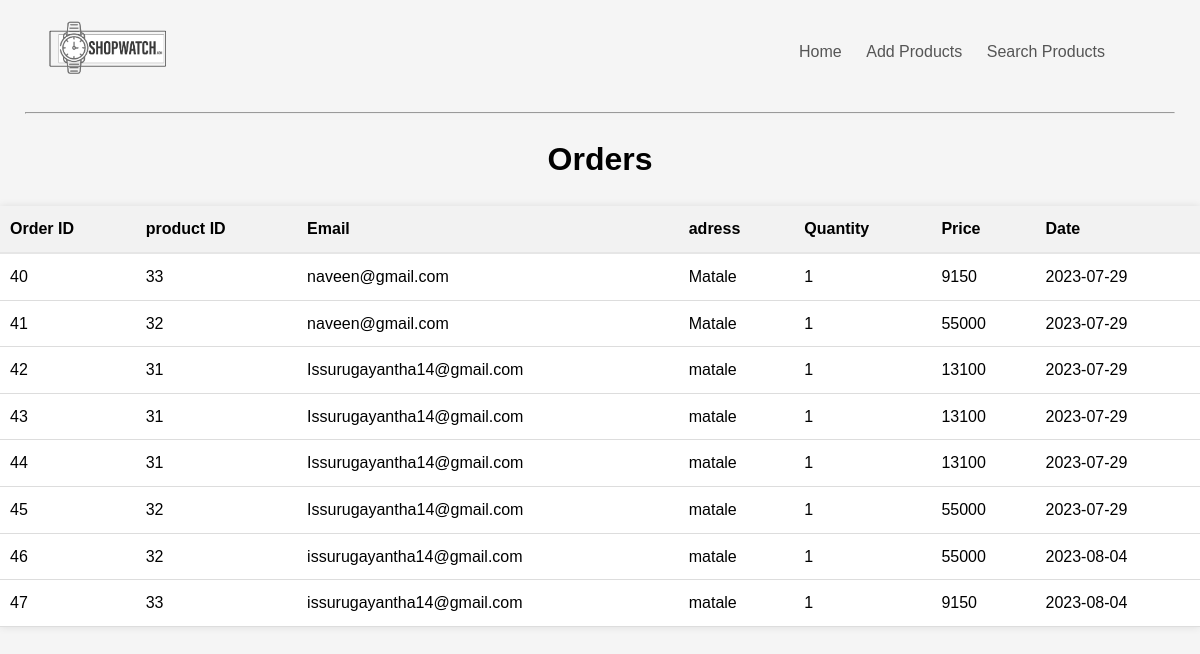
Page /Website/orders.php on the committed database.
### tables this page shows
CREATE TABLE `orders` (
  `orderID` int(11) NOT NULL,
  `proID` int(11) NOT NULL,
  `quantity` varchar(255) NOT NULL,
  `email` varchar(255) NOT NULL,
  `address` varchar(255) NOT NULL,
  `date` varchar(255) NOT NULL
);

CREATE TABLE `products` (
  `ID` int(11) NOT NULL,
  `proName` varchar(255) NOT NULL,
  `imgURL` varchar(255) NOT NULL,
  `quantity` int(11) NOT NULL,
  `description` longtext NOT NULL,
  `price` double NOT NULL,
  `discount` double NOT NULL,
  `newPrice` double NOT NULL
);

### Website/orders.php (the view, shortened to what this page needs)
<!DOCTYPE html>
<html lang="en">
<head>
  <link rel="stylesheet" href="orders.css">
</head>
<body>
<div class="header">
        <div class="container">
            <div class="navbar">
                <div class="logo">
                    <a href="index.html"><img src="images/logo.png" width="125px" alt=""></a>
                </div>
                <nav>
                    <ul>
                        <li><a href="dashBoardBackEnd.html">Home</a></li>
                        <li><a href="AddProduct.php">Add Products</a></li>
                        <li><a href="SearchProducts.php">Search Products</a></li>
                    </ul>
                </nav>
                <a href="cart.html">
                </a>
                <a href="login.html">
                </a>
            </div>
            <hr>
        </div>
    </div>
  <h1>Orders</h1>
  <table>
    <thead>
      <tr>
        <th>Order ID</th>
        <th>product ID</th>
        <th>Email</th>
        <th>adress</th>
        <th>Quantity</th>
        <th>Price</th>
        <th>Date</th>
      </tr>
    </thead>
    <tbody>
      <?php
      include "db_conn.php";
      $sql = "SELECT o.orderID, o.proID, o.address, o.quantity, p.price, o.date, o.email
        FROM orders o
        INNER JOIN products p ON o.proID = p.ID";
      $result = mysqli_query($conn, $sql);
      if (mysqli_num_rows($result) > 0) {
        while ($row = mysqli_fetch_assoc($result)) {
          $orderID = $row['orderID'];
          $productID = $row['proID'];
          $email = $row['email'];
          $address = $row['address'];
          $quantity = $row['quantity'];
          $price = $row['price'];
          $date = $row['date'];
          ?>
          <tr>
            <td>
              <?php echo $orderID; ?>
            </td>
            <td>
              <?php echo $productID; ?>
            </td>
            <td>
              <?php echo $email; ?>
            </td>
            <td>
              <?php echo $address; ?>
            </td>
            <td>
              <?php echo $quantity; ?>
            </td>
            <td>
              <?php echo $price; ?>
            </td>
            <td>
              <?php echo $date; ?>
            </td>
          </tr>
          <?php
        }
      } else {
        ?>
      <tr>
        <td colspan="6" style="text-align: center;">No orders found.</td>
      </tr>
      <?php
      }
      ?>
    </tbody>
  </table>
</body>
</html>

### Website/CSS/orders.css (style rules this page uses)
table { width: 100%; border-collapse: collapse; }
th, td { padding: 10px; text-align: left; border-bottom: 1px solid #ddd; }
th { background-color: #f2f2f2; font-weight: bold; }
h1 { text-align: center; }
body { font-family: Arial, sans-serif; }

### Website/orders.php (style rules this page uses)
.navbar { display: flex; align-items: center; padding: 20px; }
.navbar img { transition: transform 0.3s; margin-right: 15px; filter: brightness(100%); filter: grayscale(100%); }
nav { flex: 1; text-align: right; }
nav ul { display: inline-block; list-style-type: none; }
nav ul li { align-content: center; display: inline-block; margin-right: 20px; }
a { text-decoration: none; color: #555; }
nav ul li a { text-decoration: none; color: #555; }
.container { max-width: 1300px; margin: auto; padding-left: 25px; padding-right: 25px; }
body { font-family: Arial, sans-serif; line-height: 1.6; margin: 0; padding: 0; background-color: #f5f5f5; }
h1 { text-align: center; margin-top: 20px; }
table { width: 100%; border-collapse: collapse; background-color: #fff; box-shadow: 0 0 8px rgba(0, 0, 0, 0.1); }
table th, table td { padding: 10px 10px; text-align: left; }
table th { background-color: #f2f2f2; border-bottom: 2px solid #e6e6e6; }
table tr { border-bottom: 1px solid #f2f2f2; }
table tr:last-child { border-bottom: none; }

### rows in the picture
orders: orderID "40", proID "33", email "naveen@gmail.com", address "Matale", quantity "1", products.price "9150", date "2023-07-29"
orders: orderID "41", proID "32", email "naveen@gmail.com", address "Matale", quantity "1", products.price "55000", date "2023-07-29"
orders: orderID "42", proID "31", email "Issurugayantha14@gmail.com", address "matale", quantity "1", products.price "13100", date "2023-07-29"
orders: orderID "43", proID "31", email "Issurugayantha14@gmail.com", address "matale", quantity "1", products.price "13100", date "2023-07-29"
orders: orderID "44", proID "31", email "Issurugayantha14@gmail.com", address "matale", quantity "1", products.price "13100", date "2023-07-29"
orders: orderID "45", proID "32", email "Issurugayantha14@gmail.com", address "matale", quantity "1", products.price "55000", date "2023-07-29"
orders: orderID "46", proID "32", email "issurugayantha14@gmail.com", address "matale", quantity "1", products.price "55000", date "2023-08-04"
orders: orderID "47", proID "33", email "issurugayantha14@gmail.com", address "matale", quantity "1", products.price "9150", date "2023-08-04"
